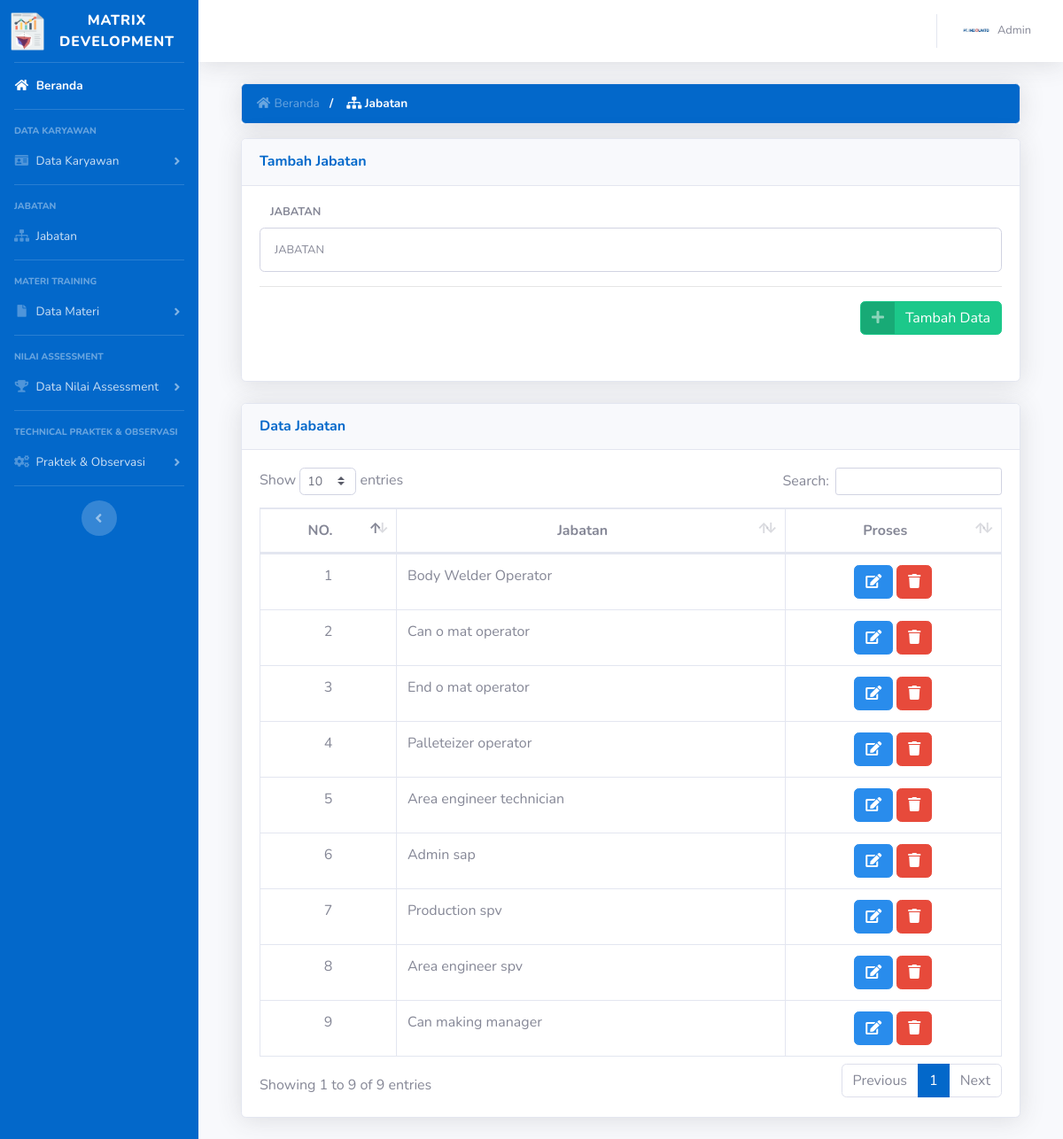
Screenshot of /module/index.php?module=jabatan (signed in) with the database file from the repository.
### tables this page shows
CREATE TABLE `tabel_admin` (
  `id_admin` int(30) NOT NULL,
  `id_user` int(11) NOT NULL,
  `id_jabatan` int(11) NOT NULL,
  `nama` varchar(50) NOT NULL,
  `nik` int(20) NOT NULL,
  `foto` text NOT NULL,
  `jenis_kelamin` enum('Laki-Laki','Perempuan') NOT NULL,
  `waktu_tambah` datetime NOT NULL,
  `waktu_edit` datetime NOT NULL
);

CREATE TABLE `tabel_jabatan` (
  `id_jabatan` int(11) NOT NULL,
  `nama` varchar(100) NOT NULL
);

### module/admin/jabatan/jabatan.php (the view, shortened to what the rows shown need)
<?php
  include "../config/connection.php";
  include "../process/proses_adminJabatan.php";
?>
<body>
    <div class="container-fluid" id="jabatan">
        <div class="card shadow mb-4">
            <div class="card-body">
                <div class="table-responsive">
                <?php
                    $resultTampilJabatan=tampilJabatan($con);
                    $index=1;
                    if (mysqli_num_rows($resultTampilJabatan) > 0){
                ?>
                    <table class="table table-bordered" id="dataTable" width="100%" cellspacing="0">
                        <thead>
                            <tr class="text-center">
                                <th>NO.</th>
                                <th>Jabatan</th>
                                <th>Proses</th>
                            </tr>
                        </thead>
                        <tbody>
                        <?php
                            while ($row = mysqli_fetch_assoc($resultTampilJabatan)) {
                        ?>
                            <tr>
                                <td class="text-center"><?= $index?></td>
                                <td><?= $row["nama"]?></td>
                                <td class="text-center">
                                    <button type="button" class="btn btn-primary edit-jabatan" data-toggle="modal" data-target="#editJabatanModal" id-jabatan="<?php echo $row["id_jabatan"];?>">
                                        <i class="fas fa-edit"></i>
                                    </button>
                                    <button type="button" class="btn btn-danger hapus-jabatan" data-toggle="modal" data-target="#hapusJabatanModal" id-jabatan="<?php echo $row["id_jabatan"];?>">
                                        <i class="fas fa-trash"></i>
                                    </button>
                                </td>
                            </tr>
                        <?php
                            $index++;
                            }
                        ?>
                        </tbody>
                    </table>
                    <?php
                        }else{
                    ?>
                        <div class="text-center">
                            <p class="text-muted">Data Jabatan kosong</p>
                        </div>
                    <?php
                        }
                    ?>
                </div>
            </div>
        </div>
    </div>
</body>

### module/index.php (shortened to what the rows shown need)
<?php
  include "../process/proses_modalPengaturan.php";
  if (isset($_SESSION["id"])) {
    $level = $_SESSION['level'];
    $idUser = $_SESSION['id'];
  }
  else {
    $message = "Login terlebih dahulu!";
    echo ("<script LANGUAGE='JavaScript'>
      window.alert('$message');
      window.location.href='../';
      </script>");
  }
?>
<?php
  switch ($level) {
    case 'admin':
      $queryUser = "SELECT a.*, b.* FROM tabel_user a, tabel_admin b WHERE a.id_user=$idUser and a.id_user=b.id_user";
      $resultUser = mysqli_query($con, $queryUser);
      $rowUser = mysqli_fetch_assoc($resultUser);
      $namaUser = $rowUser["nama"];
      break;
  }
?>
<!DOCTYPE html>
<html lang="en">
  <head>
    <?php
      include "../config/styles.php";
    ?>
  </head>
  <body id="home">
    <div id="wrapper">
    <div id="content-wrapper" class="d-flex flex-column">
      <div id="content">
        <nav class="navbar navbar-expand navbar-light bg-white topbar mb-4 static-top shadow">
          <ul class="navbar-nav ml-auto">
            <li class="nav-item dropdown no-arrow">
              <a class="nav-link dropdown-toggle" href="#" id="userDropdown" role="button" data-toggle="dropdown" aria-haspopup="true" aria-expanded="false">
               <img class="mr-2 img-profile rounded-circle" src="../attachment/img/<?php echo ($rowUser['foto'] == null) ? 'avatar.jpeg' : $rowUser['foto']; ?>">
               <span class="mr-2 d-none d-lg-inline text-gray-600 small"><?php echo ($namaUser); ?></span>
              </a>
            </li>
          </ul>
        </nav>
        <div class="container-fluid">
            <?php
              $module = $_GET['module'];
              if ($level == "operator"){
                switch ($module){
                  case "home":
                    include "operator/home.php";
                    break;
                  case "safetyTable":
                    include "operator/safety/safetyTable.php";
                    break;
                  case "generalHrdTable":
                    include "operator/generalHrd/generalHrdTable.php";
                    break;
                  case "qualityTable":
                    include "operator/quality/qualityTable.php";
                    break;
                  case "technicalNilaiObservasi":
                    include "operator/technical/technicalScoreObservasi.php";
                    break;
                  case "technicalNilaiOnlineTraining":
                    include "operator/technical/technicalOnlineTable.php";
                    break;
                  case "technicalNilaiPraktek":
                    include "operator/technical/technicalScorePraktek.php";
                    break;
                  case "materiSafety":
                    include "operator/materiOperator/materiSafety.php";
                    break;
                  case "materiGeneralHrd":
                    include "operator/materiOperator/materiGeneralHrd.php";
                    break;
                  case "materiQuality":
                    include "operator/materiOperator/materiQuality.php";
                    break;
                  case "materiTechnical":
                    include "operator/materiOperator/materiTechnical.php";
                    break;
                  default:
                    include "404.php";
                }
              } else if ($level == "admin"){
                switch ($module){
                  case "jabatan":
                    include "admin/jabatan/jabatan.php";
                    break;
                }
              }
            ?>
        </div>
      </div>
    </div>
  </div>
  </body>
</html>

### rows the page displays
tabel_admin: foto (picture), nama "Admin"
tabel_jabatan: nama "Body Welder Operator"
tabel_jabatan: nama "Can o mat operator"
tabel_jabatan: nama "End o mat operator"
tabel_jabatan: nama "Palleteizer operator"
tabel_jabatan: nama "Area engineer technician"
tabel_jabatan: nama "Admin sap"
tabel_jabatan: nama "Production spv"
tabel_jabatan: nama "Area engineer spv"
tabel_jabatan: nama "Can making manager"
